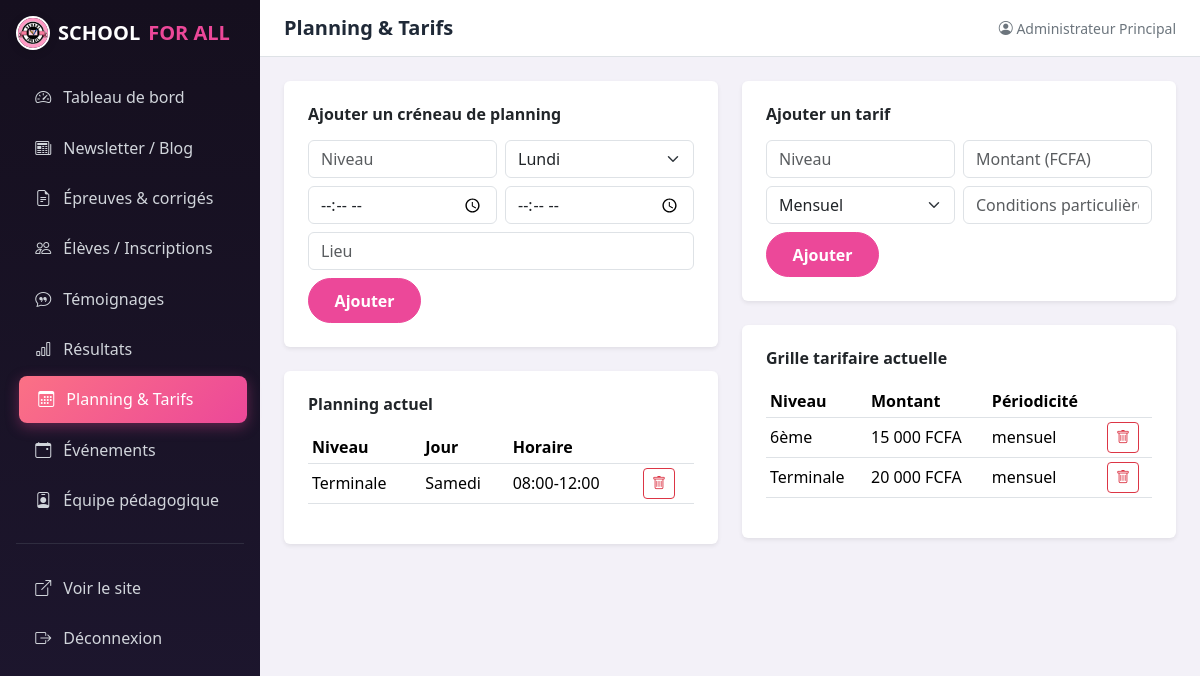
Page /admin/planning-tarifs.php (signed in) on the committed database.
### tables this page shows
CREATE TABLE planning (
    id           INT AUTO_INCREMENT PRIMARY KEY,
    niveau       VARCHAR(20) NOT NULL,
    jour_semaine ENUM('Lundi','Mardi','Mercredi','Jeudi','Vendredi','Samedi','Dimanche') NOT NULL,
    heure_debut  TIME NOT NULL,
    heure_fin    TIME NOT NULL,
    lieu         VARCHAR(150) DEFAULT NULL
);

CREATE TABLE tarifs (
    id           INT AUTO_INCREMENT PRIMARY KEY,
    niveau       VARCHAR(20) NOT NULL,
    montant      DECIMAL(10,2) NOT NULL,
    periodicite  ENUM('mensuel','trimestriel','annuel') NOT NULL DEFAULT 'mensuel',
    conditions   VARCHAR(255) DEFAULT NULL
);

### app/models/Planning.php (called while the page is built, shortened)
<?php
class Planning
{
    public static function tous(): array
    {
        $pdo = Database::getConnexion();
        return $pdo->query("SELECT * FROM planning ORDER BY FIELD(jour_semaine,'Lundi','Mardi','Mercredi','Jeudi','Vendredi','Samedi','Dimanche'), heure_debut")->fetchAll();
    }
}

### app/models/Tarif.php (called while the page is built, shortened)
<?php
class Tarif
{
    public static function tous(): array
    {
        $pdo = Database::getConnexion();
        return $pdo->query("SELECT * FROM tarifs ORDER BY id")->fetchAll();
    }
}

### admin/planning-tarifs.php (the view, shortened to what this page needs)
<?php
$planning = Planning::tous();
$tarifs = Tarif::tous();
require __DIR__ . '/includes/admin-header.php';
?>
<div class="row g-4">
  <div class="col-lg-6">
    <div class="card border-0 shadow-sm p-4 mb-4">
      <h6 class="fw-bold mb-3">Ajouter un créneau de planning</h6>
      <form method="post">
        <div class="row g-2">
          <div class="col-6"><input type="text" class="form-control" name="niveau" placeholder="Niveau" required></div>
          <div class="col-6">
            <select class="form-select" name="jour_semaine" required>
              <?php foreach (['Lundi','Mardi','Mercredi','Jeudi','Vendredi','Samedi','Dimanche'] as $j): ?>
                <option value="<?= $j ?>"><?= $j ?></option>
              <?php endforeach; ?>
            </select>
          </div>
          <div class="col-6"><input type="time" class="form-control" name="heure_debut" required></div>
          <div class="col-6"><input type="time" class="form-control" name="heure_fin" required></div>
          <div class="col-12"><input type="text" class="form-control" name="lieu" placeholder="Lieu"></div>
          <div class="col-12"><button class="btn btn-sfa-primary">Ajouter</button></div>
        </div>
      </form>
    </div>
    <div class="card border-0 shadow-sm p-4">
      <h6 class="fw-bold mb-3">Planning actuel</h6>
      <table class="table table-sm align-middle">
        <thead><tr><th>Niveau</th><th>Jour</th><th>Horaire</th><th></th></tr></thead>
        <tbody>
          <?php foreach ($planning as $p): ?>
            <tr>
              <td><?= htmlspecialchars($p['niveau']) ?></td>
              <td><?= htmlspecialchars($p['jour_semaine']) ?></td>
              <td><?= substr($p['heure_debut'],0,5) ?>-<?= substr($p['heure_fin'],0,5) ?></td>
              <td><a href="planning-tarifs.php?supprimer_planning=<?= $p['id'] ?>" class="btn btn-sm btn-outline-danger" onclick="return confirm('Supprimer ?')"><i class="bi bi-trash"></i></a></td>
            </tr>
          <?php endforeach; ?>
        </tbody>
      </table>
    </div>
  </div>
  <div class="col-lg-6">
    <div class="card border-0 shadow-sm p-4 mb-4">
      <h6 class="fw-bold mb-3">Ajouter un tarif</h6>
      <form method="post">
        <div class="row g-2">
          <div class="col-6"><input type="text" class="form-control" name="niveau" placeholder="Niveau" required></div>
          <div class="col-6"><input type="number" class="form-control" name="montant" placeholder="Montant (FCFA)" required></div>
          <div class="col-6">
            <select class="form-select" name="periodicite">
              <option value="mensuel">Mensuel</option>
            </select>
          </div>
          <div class="col-6"><input type="text" class="form-control" name="conditions" placeholder="Conditions particulières"></div>
          <div class="col-12"><button class="btn btn-sfa-primary">Ajouter</button></div>
        </div>
      </form>
    </div>
    <div class="card border-0 shadow-sm p-4">
      <h6 class="fw-bold mb-3">Grille tarifaire actuelle</h6>
      <table class="table table-sm align-middle">
        <thead><tr><th>Niveau</th><th>Montant</th><th>Périodicité</th><th></th></tr></thead>
        <tbody>
          <?php foreach ($tarifs as $t): ?>
            <tr>
              <td><?= htmlspecialchars($t['niveau']) ?></td>
              <td><?= number_format($t['montant'],0,',',' ') ?> FCFA</td>
              <td><?= htmlspecialchars($t['periodicite']) ?></td>
              <td><a href="planning-tarifs.php?supprimer_tarif=<?= $t['id'] ?>" class="btn btn-sm btn-outline-danger" onclick="return confirm('Supprimer ?')"><i class="bi bi-trash"></i></a></td>
            </tr>
          <?php endforeach; ?>
        </tbody>
      </table>
    </div>
  </div>
</div>
<?php require __DIR__ . '/includes/admin-footer.php'; ?>

### public/assets/css/styles.css (style rules this page uses)
:root { --sfa-pink: #EC4899; --sfa-pink-dark: #831843; --sfa-pink-light: #FCE7F3; --sfa-dark: #1F2937; --sfa-grey: #6B7280; --bs-primary: var(--sfa-pink); --bs-primary-rgb: 236, 72, 153; }
body { font-family: 'Segoe UI', Roboto, Arial, sans-serif; color: var(--sfa-dark); }
a { color: var(--sfa-pink); }
.btn-sfa-primary { background-color: var(--sfa-pink); border-color: var(--sfa-pink); color: #fff; font-weight: 600; border-radius: 50px; padding: 0.6rem 1.6rem; }
:root { --sfa-grad-1: linear-gradient(135deg, #F472B6 0%, #C026D3 100%); --sfa-grad-2: linear-gradient(135deg, #FB7185 0%, #EC4899 100%); --sfa-grad-3: linear-gradient(135deg, #E879F9 0%, #831843 100%); --sfa-navy: #150F1E; --sfa-navy-light: #1E1730; }
body.sfa-admin-body { background: #F3F1F8; }

### rows in the picture
planning: niveau "Terminale", jour_semaine "Samedi", heure_debut "08:00", heure_fin "12:00"
tarifs: niveau "6ème", montant "15 000", periodicite "mensuel"
tarifs: niveau "Terminale", montant "20 000", periodicite "mensuel"

### other values in the picture
$titrePage "Planning & Tarifs"
Auth::nomAdmin() "Administrateur Principal"
form field jour_semaine "Lundi"
